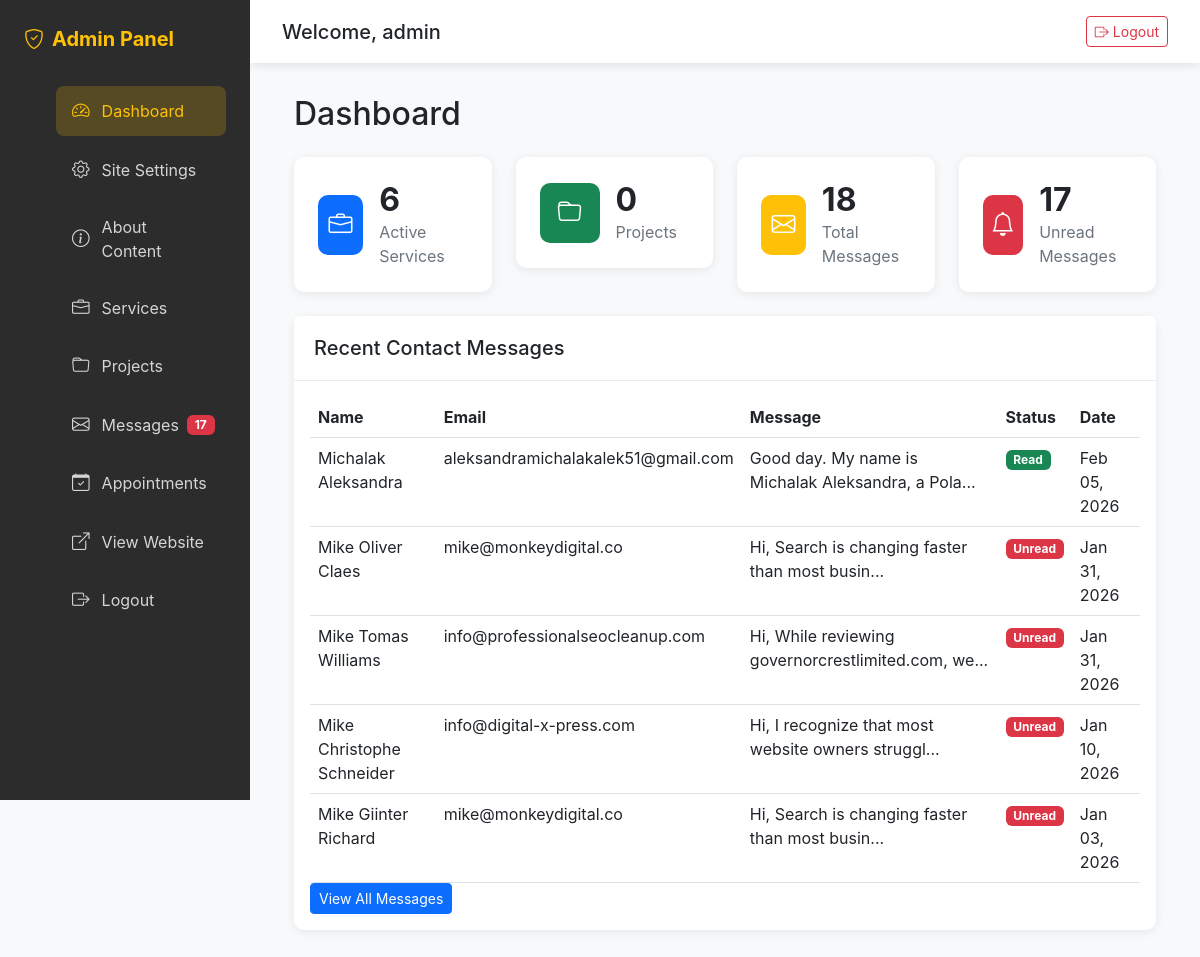
Page /admin/dashboard.php (signed in) on the committed database.
### tables this page shows
CREATE TABLE `contact_messages` (
  `id` int NOT NULL,
  `full_name` varchar(255) NOT NULL,
  `email` varchar(255) NOT NULL,
  `phone` varchar(50) DEFAULT NULL,
  `message` text NOT NULL,
  `status` enum('unread','read','replied') DEFAULT 'unread',
  `created_at` timestamp NOT NULL DEFAULT CURRENT_TIMESTAMP
);

### admin/dashboard.php (the view, shortened to what this page needs)
<?php
require_once '../config/database.php';
$total_services = $conn->query("SELECT COUNT(*) as count FROM services WHERE status='active'")->fetch_assoc()['count'];
$total_projects = $conn->query("SELECT COUNT(*) as count FROM projects WHERE status='active'")->fetch_assoc()['count'];
$total_messages = $conn->query("SELECT COUNT(*) as count FROM contact_messages")->fetch_assoc()['count'];
$unread_messages = $conn->query("SELECT COUNT(*) as count FROM contact_messages WHERE status='unread'")->fetch_assoc()['count'];
?>
<!DOCTYPE html>
<html lang="en">
<head>
    <link href="https://cdn.jsdelivr.net/npm/bootstrap@5.3.0/dist/css/bootstrap.min.css" rel="stylesheet">
    <link rel="stylesheet" href="https://cdn.jsdelivr.net/npm/bootstrap-icons@1.10.0/font/bootstrap-icons.css">
    <link rel="stylesheet" href="admin-style.css">
</head>
<body>
    <?php include 'includes/sidebar.php'; ?>
    <div class="main-content">
        <?php include 'includes/topbar.php'; ?>
        <div class="content-wrapper">
            <div class="container-fluid">
                <h2 class="mb-4">Dashboard</h2>
                <div class="row g-4 mb-4">
                    <div class="col-md-3">
                        <div class="stat-card">
                            <div class="stat-icon bg-primary">
                                <i class="bi bi-briefcase"></i>
                            </div>
                            <div class="stat-details">
                                <h3><?php echo $total_services; ?></h3>
                                <p>Active Services</p>
                            </div>
                        </div>
                    </div>
                    <div class="col-md-3">
                        <div class="stat-card">
                            <div class="stat-icon bg-success">
                                <i class="bi bi-folder"></i>
                            </div>
                            <div class="stat-details">
                                <h3><?php echo $total_projects; ?></h3>
                                <p>Projects</p>
                            </div>
                        </div>
                    </div>
                    <div class="col-md-3">
                        <div class="stat-card">
                            <div class="stat-icon bg-warning">
                                <i class="bi bi-envelope"></i>
                            </div>
                            <div class="stat-details">
                                <h3><?php echo $total_messages; ?></h3>
                                <p>Total Messages</p>
                            </div>
                        </div>
                    </div>
                    <div class="col-md-3">
                        <div class="stat-card">
                            <div class="stat-icon bg-danger">
                                <i class="bi bi-bell"></i>
                            </div>
                            <div class="stat-details">
                                <h3><?php echo $unread_messages; ?></h3>
                                <p>Unread Messages</p>
                            </div>
                        </div>
                    </div>
                </div>
                <div class="card">
                    <div class="card-header">
                        <h5 class="mb-0">Recent Contact Messages</h5>
                    </div>
                    <div class="card-body">
                        <div class="table-responsive">
                            <table class="table">
                                <thead>
                                    <tr>
                                        <th>Name</th>
                                        <th>Email</th>
                                        <th>Message</th>
                                        <th>Status</th>
                                        <th>Date</th>
                                    </tr>
                                </thead>
                                <tbody>
                                    <?php
                                    $messages = $conn->query("SELECT * FROM contact_messages ORDER BY created_at DESC LIMIT 5");
                                    while ($msg = $messages->fetch_assoc()):
                                    ?>
                                    <tr>
                                        <td><?php echo htmlspecialchars($msg['full_name']); ?></td>
                                        <td><?php echo htmlspecialchars($msg['email']); ?></td>
                                        <td><?php echo substr(htmlspecialchars($msg['message']), 0, 50) . '...'; ?></td>
                                        <td>
                                            <span class="badge bg-<?php echo $msg['status'] == 'unread' ? 'danger' : 'success'; ?>">
                                                <?php echo ucfirst($msg['status']); ?>
                                            </span>
                                        </td>
                                        <td><?php echo date('M d, Y', strtotime($msg['created_at'])); ?></td>
                                    </tr>
                                    <?php endwhile; ?>
                                </tbody>
                            </table>
                        </div>
                        <a href="messages.php" class="btn btn-sm btn-primary">View All Messages</a>
                    </div>
                </div>
            </div>
        </div>
    </div>
</body>
</html>

### admin/admin-style.css (style rules this page uses)
* { margin: 0; padding: 0; box-sizing: border-box; }
body { font-family: 'Inter', sans-serif; background-color: #f8f9fa; }
.main-content { margin-left: 250px; min-height: 100vh; }
.content-wrapper { padding: 2rem; }
.stat-card { background: white; border-radius: 10px; padding: 1.5rem; box-shadow: 0 2px 10px rgba(0,0,0,0.08); display: flex; align-items: center; gap: 1rem; }
.stat-icon { width: 60px; height: 60px; border-radius: 10px; display: flex; align-items: center; justify-content: center; font-size: 1.5rem; color: white; }
.stat-details h3 { margin: 0; font-size: 2rem; font-weight: 700; }
.stat-details p { margin: 0; color: #6c757d; }
.card { background: white; border-radius: 10px; box-shadow: 0 2px 10px rgba(0,0,0,0.08); border: none; }
.card-header { background: white; border-bottom: 1px solid #e9ecef; padding: 1.25rem; font-weight: 600; }
.table { margin-bottom: 0; }

### rows in the picture
contact_messages: full_name "Michalak Aleksandra", email "aleksandramichalakalek51@gmail.com", message "Good day. My name is Michalak Aleksandra, a Pola", status "Read", created_at "Feb 05, 2026"
contact_messages: full_name "Mike Oliver Claes", email "mike@monkeydigital.co", message "Hi, Search is changing faster than most busin", status "Unread", created_at "Jan 31, 2026"
contact_messages: full_name "Mike Tomas Williams", email "info@professionalseocleanup.com", message "Hi, While reviewing governorcrestlimited.com, we", status "Unread", created_at "Jan 31, 2026"
contact_messages: full_name "Mike Christophe Schneider", email "info@digital-x-press.com", message "Hi, I recognize that most website owners struggl", status "Unread", created_at "Jan 10, 2026"
contact_messages: full_name "Mike Giinter Richard", email "mike@monkeydigital.co", message "Hi, Search is changing faster than most busin", status "Unread", created_at "Jan 03, 2026"

### other values in the picture
$unread_messages "17"
$_SESSION['admin_username'] "admin"
$total_services "6"
$total_projects "0"
$total_messages "18"
